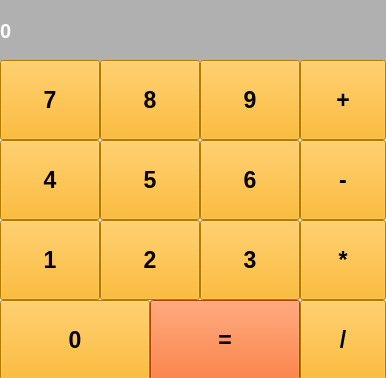
<?xml version="1.0" encoding="UTF-8"?>
<ui version="4.0">
 <class>MainWindow</class>
 <widget class="QMainWindow" name="MainWindow">
  <property name="geometry">
   <rect>
    <x>0</x>
    <y>0</y>
    <width>386</width>
    <height>378</height>
   </rect>
  </property>
  <property name="windowTitle">
   <string>Калькулятор</string>
  </property>
  <widget class="QWidget" name="centralwidget">
   <widget class="QLabel" name="label_result">
    <property name="geometry">
     <rect>
      <x>0</x>
      <y>0</y>
      <width>391</width>
      <height>61</height>
     </rect>
    </property>
    <property name="font">
     <font>
      <pointsize>15</pointsize>
      <weight>75</weight>
      <bold>true</bold>
     </font>
    </property>
    <property name="styleSheet">
     <string notr="true">background-color: rgb(176, 176, 176);
color: rgb(255, 255, 255);</string>
    </property>
    <property name="text">
     <string>0</string>
    </property>
    <property name="margin">
     <number>10</number>
    </property>
   </widget>
   <widget class="QPushButton" name="btn_zero">
    <property name="geometry">
     <rect>
      <x>0</x>
      <y>300</y>
      <width>150</width>
      <height>80</height>
     </rect>
    </property>
    <property name="font">
     <font>
      <pointsize>17</pointsize>
      <weight>75</weight>
      <bold>true</bold>
     </font>
    </property>
    <property name="styleSheet">
     <string notr="true">background-color: rgb(255, 170, 0);</string>
    </property>
    <property name="text">
     <string>0</string>
    </property>
   </widget>
   <widget class="QPushButton" name="btn_equal">
    <property name="geometry">
     <rect>
      <x>150</x>
      <y>300</y>
      <width>150</width>
      <height>80</height>
     </rect>
    </property>
    <property name="font">
     <font>
      <pointsize>17</pointsize>
      <weight>75</weight>
      <bold>true</bold>
     </font>
    </property>
    <property name="styleSheet">
     <string notr="true">background-color: rgb(255, 85, 0);</string>
    </property>
    <property name="text">
     <string>=</string>
    </property>
   </widget>
   <widget class="QPushButton" name="btn_1">
    <property name="geometry">
     <rect>
      <x>0</x>
      <y>220</y>
      <width>100</width>
      <height>80</height>
     </rect>
    </property>
    <property name="font">
     <font>
      <pointsize>17</pointsize>
      <weight>75</weight>
      <bold>true</bold>
     </font>
    </property>
    <property name="styleSheet">
     <string notr="true">background-color: rgb(255, 170, 0);</string>
    </property>
    <property name="text">
     <string>1</string>
    </property>
   </widget>
   <widget class="QPushButton" name="btn_2">
    <property name="geometry">
     <rect>
      <x>100</x>
      <y>220</y>
      <width>100</width>
      <height>80</height>
     </rect>
    </property>
    <property name="font">
     <font>
      <pointsize>17</pointsize>
      <weight>75</weight>
      <bold>true</bold>
     </font>
    </property>
    <property name="styleSheet">
     <string notr="true">background-color: rgb(255, 170, 0);</string>
    </property>
    <property name="text">
     <string>2</string>
    </property>
   </widget>
   <widget class="QPushButton" name="btn_3">
    <property name="geometry">
     <rect>
      <x>200</x>
      <y>220</y>
      <width>100</width>
      <height>80</height>
     </rect>
    </property>
    <property name="font">
     <font>
      <pointsize>17</pointsize>
      <weight>75</weight>
      <bold>true</bold>
     </font>
    </property>
    <property name="styleSheet">
     <string notr="true">background-color: rgb(255, 170, 0);</string>
    </property>
    <property name="text">
     <string>3</string>
    </property>
   </widget>
   <widget class="QPushButton" name="btn_5">
    <property name="geometry">
     <rect>
      <x>100</x>
      <y>140</y>
      <width>100</width>
      <height>80</height>
     </rect>
    </property>
    <property name="font">
     <font>
      <pointsize>17</pointsize>
      <weight>75</weight>
      <bold>true</bold>
     </font>
    </property>
    <property name="styleSheet">
     <string notr="true">background-color: rgb(255, 170, 0);</string>
    </property>
    <property name="text">
     <string>5</string>
    </property>
   </widget>
   <widget class="QPushButton" name="btn_4">
    <property name="geometry">
     <rect>
      <x>0</x>
      <y>140</y>
      <width>100</width>
      <height>80</height>
     </rect>
    </property>
    <property name="font">
     <font>
      <pointsize>17</pointsize>
      <weight>75</weight>
      <bold>true</bold>
     </font>
    </property>
    <property name="styleSheet">
     <string notr="true">background-color: rgb(255, 170, 0);</string>
    </property>
    <property name="text">
     <string>4</string>
    </property>
   </widget>
   <widget class="QPushButton" name="btn_6">
    <property name="geometry">
     <rect>
      <x>200</x>
      <y>140</y>
      <width>100</width>
      <height>80</height>
     </rect>
    </property>
    <property name="font">
     <font>
      <pointsize>17</pointsize>
      <weight>75</weight>
      <bold>true</bold>
     </font>
    </property>
    <property name="styleSheet">
     <string notr="true">background-color: rgb(255, 170, 0);</string>
    </property>
    <property name="text">
     <string>6</string>
    </property>
   </widget>
   <widget class="QPushButton" name="btn_8">
    <property name="geometry">
     <rect>
      <x>100</x>
      <y>60</y>
      <width>100</width>
      <height>80</height>
     </rect>
    </property>
    <property name="font">
     <font>
      <pointsize>17</pointsize>
      <weight>75</weight>
      <bold>true</bold>
     </font>
    </property>
    <property name="styleSheet">
     <string notr="true">background-color: rgb(255, 170, 0);</string>
    </property>
    <property name="text">
     <string>8</string>
    </property>
   </widget>
   <widget class="QPushButton" name="btn_7">
    <property name="geometry">
     <rect>
      <x>0</x>
      <y>60</y>
      <width>100</width>
      <height>80</height>
     </rect>
    </property>
    <property name="font">
     <font>
      <pointsize>17</pointsize>
      <weight>75</weight>
      <bold>true</bold>
     </font>
    </property>
    <property name="styleSheet">
     <string notr="true">background-color: rgb(255, 170, 0);</string>
    </property>
    <property name="text">
     <string>7</string>
    </property>
   </widget>
   <widget class="QPushButton" name="btn_9">
    <property name="geometry">
     <rect>
      <x>200</x>
      <y>60</y>
      <width>100</width>
      <height>80</height>
     </rect>
    </property>
    <property name="font">
     <font>
      <pointsize>17</pointsize>
      <weight>75</weight>
      <bold>true</bold>
     </font>
    </property>
    <property name="styleSheet">
     <string notr="true">background-color: rgb(255, 170, 0);</string>
    </property>
    <property name="text">
     <string>9</string>
    </property>
   </widget>
   <widget class="QPushButton" name="btn_plus">
    <property name="geometry">
     <rect>
      <x>300</x>
      <y>60</y>
      <width>86</width>
      <height>80</height>
     </rect>
    </property>
    <property name="font">
     <font>
      <pointsize>17</pointsize>
      <weight>75</weight>
      <bold>true</bold>
     </font>
    </property>
    <property name="styleSheet">
     <string notr="true">background-color: rgb(255, 170, 0);</string>
    </property>
    <property name="text">
     <string>+</string>
    </property>
   </widget>
   <widget class="QPushButton" name="btn_minus">
    <property name="geometry">
     <rect>
      <x>300</x>
      <y>140</y>
      <width>86</width>
      <height>80</height>
     </rect>
    </property>
    <property name="font">
     <font>
      <pointsize>17</pointsize>
      <weight>75</weight>
      <bold>true</bold>
     </font>
    </property>
    <property name="styleSheet">
     <string notr="true">background-color: rgb(255, 170, 0);</string>
    </property>
    <property name="text">
     <string>-</string>
    </property>
   </widget>
   <widget class="QPushButton" name="btn_mult">
    <property name="geometry">
     <rect>
      <x>300</x>
      <y>220</y>
      <width>86</width>
      <height>80</height>
     </rect>
    </property>
    <property name="font">
     <font>
      <pointsize>17</pointsize>
      <weight>75</weight>
      <bold>true</bold>
     </font>
    </property>
    <property name="styleSheet">
     <string notr="true">background-color: rgb(255, 170, 0);</string>
    </property>
    <property name="text">
     <string>*</string>
    </property>
   </widget>
   <widget class="QPushButton" name="btn_divide">
    <property name="geometry">
     <rect>
      <x>300</x>
      <y>300</y>
      <width>86</width>
      <height>80</height>
     </rect>
    </property>
    <property name="font">
     <font>
      <pointsize>17</pointsize>
      <weight>75</weight>
      <bold>true</bold>
     </font>
    </property>
    <property name="styleSheet">
     <string notr="true">background-color: rgb(255, 170, 0);</string>
    </property>
    <property name="text">
     <string>/</string>
    </property>
   </widget>
  </widget>
 </widget>
 <resources/>
 <connections/>
</ui>
